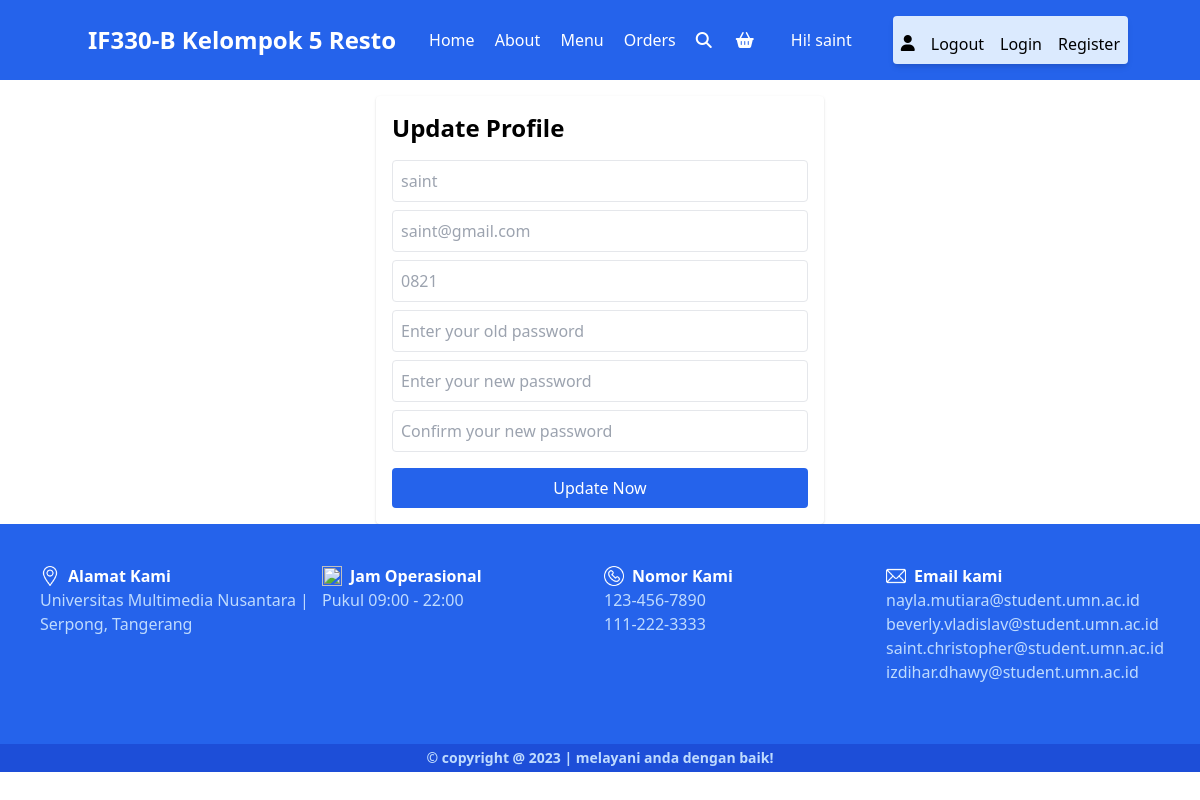
The app's page /update_profile.php (signed in) with its own data.
### tables this page shows
CREATE TABLE `users` (
  `id` int(100) NOT NULL,
  `name` varchar(20) NOT NULL,
  `email` varchar(50) NOT NULL,
  `number` varchar(10) NOT NULL,
  `password` varchar(50) NOT NULL,
  `address` varchar(500) NOT NULL
);

### update_profile.php (the view, shortened to what this page needs)
<?php
include 'components/connect.php';
if(isset($_SESSION['user_id'])){
   $user_id = $_SESSION['user_id'];
}else{
   $user_id = '';
   header('location:home.php');
};
?>
<!DOCTYPE html>
<html lang="en">
<head>
    <link href="https://unpkg.com/tailwindcss@^2.2/dist/tailwind.min.css" rel="stylesheet">
    <link rel="stylesheet" href="https://cdnjs.cloudflare.com/ajax/libs/font-awesome/6.1.1/css/all.min.css">
</head>
<body>
    <?php include 'components/user_header.php'; ?>
    <section class="form-container update-form">
        <form action="" method="post" class="mx-auto max-w-md mt-4 p-4 bg-white rounded shadow">
            <h3 class="text-2xl font-bold mb-4">Update Profile</h3>
            <input type="text" name="name" placeholder="<?= $fetch_profile['name']; ?>"
                class="w-full p-2 mb-2 rounded border" maxlength="50">
            <input type="email" name="email" placeholder="<?= $fetch_profile['email']; ?>"
                class="w-full p-2 mb-2 rounded border" maxlength="50">
            <input type="number" name="number" placeholder="<?= $fetch_profile['number']; ?>"
                class="w-full p-2 mb-2 rounded border" min="0" max="9999999999" maxlength="10">
            <input type="password" name="old_pass" placeholder="Enter your old password"
                class="w-full p-2 mb-2 rounded border" maxlength="50">
            <input type="password" name="new_pass" placeholder="Enter your new password"
                class="w-full p-2 mb-2 rounded border" maxlength="50">
            <input type="password" name="confirm_pass" placeholder="Confirm your new password"
                class="w-full p-2 mb-4 rounded border" maxlength="50">
            <input type="submit" value="Update Now" name="submit"
                class="w-full p-2 rounded bg-blue-600 text-white hover:bg-blue-700 cursor-pointer">
        </form>
    </section>
    <?php include 'components/footer.php'; ?>
</body>
</html>

### components/user_header.php (shortened to what this page needs)
<header class="bg-blue-600 p-4">
    <section class="container mx-auto flex items-center justify-between">
        <a href="index.php" class="text-2xl font-bold text-white">IF330-B Kelompok 5 Resto </a>
        <div class="hidden md:flex md:items-center">
            <nav class="text-center md:text-left">
                <a href="index.php" class="text-white hover:underline p-2 text-sm md:text-base">Home</a>
                <a href="about.php" class="text-white hover:underline p-2 text-sm md:text-base">About</a>
                <a href="menu.php" class="text-white hover:underline p-2 text-sm md:text-base">Menu</a>
                <a href="orders.php" class="text-white hover:underline p-2 text-sm md:text-base">Orders</a>
            </nav>
            <a href="search.php" class="text-white hover:text-gray-200 p-3"><i class="fas fa-search"></i></a>
            <a href="cart.php" class="text-white hover:text-gray-200 p-3"><i class="fa fa-shopping-basket"></i></a>
        </div>
        <?php
        if (isset($user_id) && !empty($user_id)) {
            $select_profile = $conn->prepare("SELECT * FROM `users` WHERE id = ?");
            $select_profile->execute([$user_id]);
            if ($select_profile->rowCount() > 0) {
                $fetch_profile = $select_profile->fetch(PDO::FETCH_ASSOC);
                echo '<p class="text-white hidden sm:block">Hi! ' . $fetch_profile['name'] . '</p>';
            }
        }
        ?>
        <div id="userDropdown"
            class="relative right-1 left-4 hidden sm:flex md:flex sm:flex-col md:flex-row md:items-center sm:space-y-2 md:space-x-4 bg-blue-100 text-black rounded shadow-md p-2">
            <a href="profile.php" class="hover:underline md:pt-1.5"><i class="fas fa-user alt"></i></a>
            <a href="components/user_logout.php" onclick="return confirm('Logout from this website?');"
                class="text-red hover:underline ">Logout</a>
            <a href="login.php" class="hover:underline">Login</a>
            <a href="register.php" class="hover:underline">Register</a>
        </div>
    </section>
</header>

### records on screen
users: name "saint", email "saint@gmail.com", number "0821"
